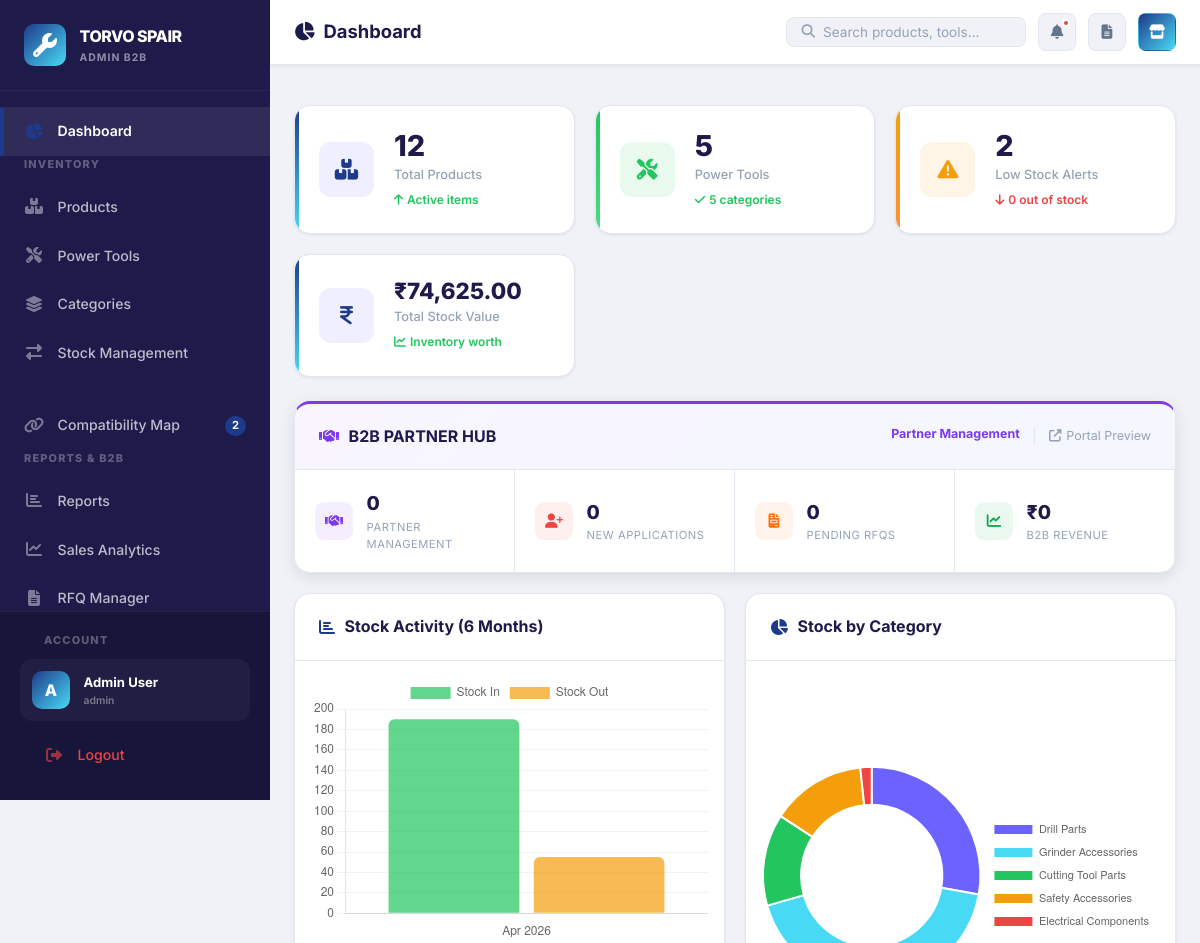
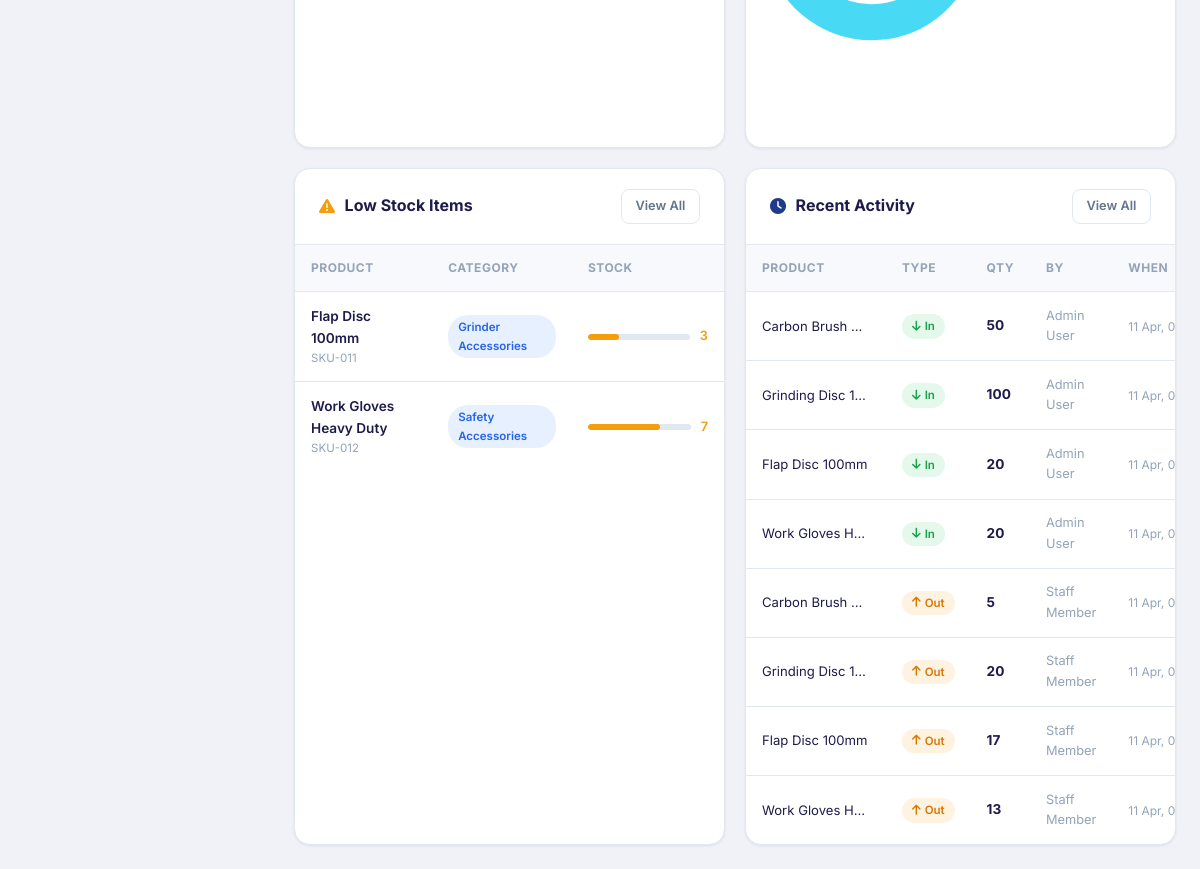
/pages/dashboard.php (signed in), run on the app's committed database (2 pictures, top to bottom).
### tables this page shows
CREATE TABLE IF NOT EXISTS settings (
    setting_key VARCHAR(100) PRIMARY KEY,
    setting_value TEXT,
    category ENUM('frontend', 'admin', 'system') DEFAULT 'frontend',
    updated_at TIMESTAMP DEFAULT CURRENT_TIMESTAMP ON UPDATE CURRENT_TIMESTAMP
);

CREATE TABLE IF NOT EXISTS products (
    id INT AUTO_INCREMENT PRIMARY KEY,
    name VARCHAR(150) NOT NULL,
    sku VARCHAR(100) UNIQUE,
    category_id INT NOT NULL,
    brand VARCHAR(100),
    price DECIMAL(10,2) DEFAULT 0.00,
    quantity INT DEFAULT 0,
    min_stock INT DEFAULT 5,
    description TEXT,
    image VARCHAR(255),
    barcode VARCHAR(100),
    status ENUM('active', 'inactive') DEFAULT 'active',
    created_at TIMESTAMP DEFAULT CURRENT_TIMESTAMP,
    updated_at TIMESTAMP DEFAULT CURRENT_TIMESTAMP ON UPDATE CURRENT_TIMESTAMP,
    FOREIGN KEY (category_id) REFERENCES categories(id) ON DELETE CASCADE
);

CREATE TABLE IF NOT EXISTS categories (
    id INT AUTO_INCREMENT PRIMARY KEY,
    name VARCHAR(100) NOT NULL,
    description TEXT,
    status ENUM('active', 'inactive') DEFAULT 'active',
    created_at TIMESTAMP DEFAULT CURRENT_TIMESTAMP,
    updated_at TIMESTAMP DEFAULT CURRENT_TIMESTAMP ON UPDATE CURRENT_TIMESTAMP
);

CREATE TABLE IF NOT EXISTS stock_logs (
    id INT AUTO_INCREMENT PRIMARY KEY,
    product_id INT NOT NULL,
    user_id INT NOT NULL,
    type ENUM('in', 'out') NOT NULL,
    quantity INT NOT NULL,
    previous_stock INT NOT NULL,
    current_stock INT NOT NULL,
    notes TEXT,
    invoice_id INT DEFAULT NULL,
    created_at TIMESTAMP DEFAULT CURRENT_TIMESTAMP,
    FOREIGN KEY (product_id) REFERENCES products(id) ON DELETE CASCADE,
    FOREIGN KEY (user_id) REFERENCES users(id) ON DELETE CASCADE
);

CREATE TABLE IF NOT EXISTS users (
    id INT AUTO_INCREMENT PRIMARY KEY,
    name VARCHAR(100) NOT NULL,
    email VARCHAR(150) NOT NULL UNIQUE,
    password VARCHAR(255) NOT NULL,
    role ENUM('admin', 'staff') DEFAULT 'staff',
    status ENUM('active', 'inactive') DEFAULT 'active',
    created_at TIMESTAMP DEFAULT CURRENT_TIMESTAMP,
    updated_at TIMESTAMP DEFAULT CURRENT_TIMESTAMP ON UPDATE CURRENT_TIMESTAMP
);

### pages/dashboard.php (the view, shortened to what the rows shown need)
<?php
include BASE_PATH . '/includes/header.php';
?>
<?php
$db = getDB();
$recentLogs = $db->query("
    SELECT sl.*, p.name AS product_name, u.name AS user_name, sl.type
    FROM stock_logs sl
    JOIN products p ON sl.product_id = p.id
    JOIN users u ON sl.user_id = u.id
    ORDER BY sl.created_at DESC LIMIT 8
")->fetchAll();
$lowStockProducts = $db->query("
    SELECT p.*, c.name AS category_name
    FROM products p
    JOIN categories c ON p.category_id = c.id
    WHERE p.quantity <= p.min_stock AND p.status='active'
    ORDER BY p.quantity ASC LIMIT 6
")->fetchAll();
$catChartData = $db->query("
    SELECT c.name, COALESCE(SUM(p.quantity),0) AS total_qty
    FROM categories c
    LEFT JOIN products p ON p.category_id = c.id AND p.status='active'
    WHERE c.status='active'
    GROUP BY c.id, c.name
")->fetchAll();
$monthlyData = $db->query("
    SELECT
        DATE_FORMAT(created_at, '%b %Y') AS month,
        SUM(CASE WHEN type='in' THEN quantity ELSE 0 END) AS stock_in,
        SUM(CASE WHEN type='out' THEN quantity ELSE 0 END) AS stock_out
    FROM stock_logs
    WHERE created_at >= DATE_SUB(NOW(), INTERVAL 6 MONTH)
    GROUP BY YEAR(created_at), MONTH(created_at)
    ORDER BY YEAR(created_at), MONTH(created_at)
")->fetchAll();
?>
<div class="page-body">
<div style="display:grid;grid-template-columns:1fr 1fr;gap:1.25rem;">
    <div class="card">
        <?php if (empty($lowStockProducts)): ?>
            <div class="empty-state"><i class="fas fa-check-circle" style="color:var(--success)"></i><h3>All stock levels are healthy!</h3></div>
        <?php else: ?>
        <div class="table-wrap">
            <table class="data-table">
                <thead><tr><th>Product</th><th>Category</th><th>Stock</th></tr></thead>
                <tbody>
                <?php foreach ($lowStockProducts as $p):
                    $pct = $p['min_stock'] > 0 ? min(100, ($p['quantity'] / $p['min_stock']) * 100) : 0;
                    $cls = $p['quantity'] == 0 ? 'stock-zero' : 'stock-low';
                ?>
                <tr>
                    <td>
                        <div style="font-weight:600;font-size:0.85rem;"><?= htmlspecialchars($p['name']) ?></div>
                        <div style="font-size:0.72rem;color:var(--text-muted);"><?= htmlspecialchars($p['sku']) ?></div>
                    </td>
                    <td><span class="badge-pill badge-info"><?= htmlspecialchars($p['category_name']) ?></span></td>
                    <td>
                        <div class="stock-bar-wrap <?= $cls ?>">
                            <div class="stock-bar"><div class="stock-bar-fill" style="width:<?= $pct ?>%"></div></div>
                            <span class="stock-qty" style="color:<?= $p['quantity']==0 ? 'var(--danger)' : 'var(--warning)' ?>">
                                <?= $p['quantity'] ?>
                            </span>
                        </div>
                    </td>
                </tr>
                <?php endforeach; ?>
                </tbody>
            </table>
        </div>
        <?php endif; ?>
    </div>
    <div class="card">
        <?php if (empty($recentLogs)): ?>
            <div class="empty-state"><i class="fas fa-inbox"></i><h3>No activity yet</h3></div>
        <?php else: ?>
        <div class="table-wrap">
            <table class="data-table">
                <thead><tr><th>Product</th><th>Type</th><th>Qty</th><th>By</th><th>When</th></tr></thead>
                <tbody>
                <?php foreach ($recentLogs as $log): ?>
                <tr>
                    <td style="max-width:140px;white-space:nowrap;overflow:hidden;text-overflow:ellipsis;font-size:0.82rem;">
                        <?= htmlspecialchars($log['product_name']) ?>
                    </td>
                    <td>
                        <?php if ($log['type'] === 'in'): ?>
                            <span class="badge-pill badge-success"><i class="fas fa-arrow-down"></i> In</span>
                        <?php else: ?>
                            <span class="badge-pill badge-warning"><i class="fas fa-arrow-up"></i> Out</span>
                        <?php endif; ?>
                    </td>
                    <td style="font-weight:700;font-size:0.85rem;"><?= $log['quantity'] ?></td>
                    <td style="font-size:0.8rem;color:var(--text-muted);"><?= htmlspecialchars($log['user_name']) ?></td>
                    <td style="font-size:0.75rem;color:var(--text-muted);white-space:nowrap;">
                        <?= date('d M, h:ia', strtotime($log['created_at'])) ?>
                    </td>
                </tr>
                <?php endforeach; ?>
                </tbody>
            </table>
        </div>
        <?php endif; ?>
    </div>
</div>
</div>
<script>
// Monthly Activity Chart
const monthlyLabels = <?= json_encode(array_column($monthlyData, 'month')) ?>;
const stockIn  = <?= json_encode(array_column($monthlyData, 'stock_in')) ?>;
const stockOut = <?= json_encode(array_column($monthlyData, 'stock_out')) ?>;
new Chart(document.getElementById('activityChart'), {
    type: 'bar',
    data: {
        labels: monthlyLabels.length ? monthlyLabels : ['No data'],
        datasets: [
            {
                label: 'Stock In',
                data: stockIn.length ? stockIn : [0],
                backgroundColor: 'rgba(34,197,94,0.7)',
                borderRadius: 6,
            },
            {
                label: 'Stock Out',
                data: stockOut.length ? stockOut : [0],
                backgroundColor: 'rgba(245,158,11,0.7)',
                borderRadius: 6,
            }
        ]
    },
    options: {
        responsive: true,
        plugins: { legend: { position: 'top' } },
        scales: {
            y: { beginAtZero: true, grid: { color: 'rgba(0,0,0,0.05)' } },
            x: { grid: { display: false } }
        }
    }
});
// Category Doughnut Chart
const catLabels = <?= json_encode(array_column($catChartData, 'name')) ?>;
const catQtys   = <?= json_encode(array_column($catChartData, 'total_qty')) ?>;
const catColors = ['#6c63ff','#48daf5','#22c55e','#f59e0b','#ef4444','#3b82f6'];
new Chart(document.getElementById('categoryChart'), {
    type: 'doughnut',
    data: {
        labels: catLabels,
        datasets: [{
            data: catQtys,
            backgroundColor: catColors,
            borderWidth: 2,
            borderColor: '#fff',
            hoverOffset: 8,
        }]
    },
    options: {
        responsive: true,
        cutout: '65%',
        plugins: {
            legend: { position: 'right', labels: { font: { size: 11 }, padding: 12 } }
        }
    }
});
</script>
<?php include BASE_PATH . '/includes/footer.php'; ?>

### includes/header.php (shortened to what the rows shown need)
<?php
require_once BASE_PATH . '/config/database.php';
?>
<!DOCTYPE html>
<html lang="en">
<head>
    <link rel="stylesheet" href="https://cdnjs.cloudflare.com/ajax/libs/font-awesome/6.5.0/css/all.min.css">
    <link rel="stylesheet" href="<?= APP_URL ?>/assets/css/style.css">
</head>
<body>
<div class="app-layout">
<aside class="sidebar" id="sidebar">
    <div class="sidebar-header">
        <a href="<?= APP_URL ?>/pages/dashboard.php" class="sidebar-logo">
            <div class="logo-text">
                <span class="logo-main"><?= getSetting('site_title', 'TORVO SPAIR') ?></span>
                <span class="logo-sub">ADMIN B2B</span>
            </div>
        </a>
    </div>
</aside>
<div class="main-content">

### data on the page
settings: setting_value "TORVO SPAIR"
products: name "Flap Disc 100mm", sku "SKU-011", category.name "Grinder Accessories", min_stock 10 (drawn), quantity "3"
products: name "Work Gloves Heavy Duty", sku "SKU-012", category.name "Safety Accessories", min_stock 10 (drawn), quantity "7"
stock_logs: product.name "Carbon Brush…", type "in" (drawn), quantity "50", user.name "Admin User", created_at "11 Apr,…"
stock_logs: product.name "Grinding Disc 1…", type "in" (drawn), quantity "100", user.name "Admin User", created_at "11 Apr,…"
stock_logs: product.name "Flap Disc 100mm", type "in" (drawn), quantity "20", user.name "Admin User", created_at "11 Apr,…"
stock_logs: product.name "Work Gloves H…", type "in" (drawn), quantity "20", user.name "Admin User", created_at "11 Apr,…"
stock_logs: product.name "Carbon Brush…", type "out" (drawn), quantity "5", user.name "Staff Member", created_at "11 Apr,…"
stock_logs: product.name "Grinding Disc 1…", type "out" (drawn), quantity "20", user.name "Staff Member", created_at "11 Apr,…"
stock_logs: product.name "Flap Disc 100mm", type "out" (drawn), quantity "17", user.name "Staff Member", created_at "11 Apr,…"
stock_logs: product.name "Work Gloves H…", type "out" (drawn), quantity "13", user.name "Staff Member", created_at "11 Apr,…"

### other printed values
$initials "A"
$user['name'] "Admin User"
$user['role'] "admin"
$pageTitle "Dashboard"
$totalProducts "12"
$totalTools "5"
$totalCats "5"
$lowStockItems "2"
$outOfStock "0"
formatCurrency($totalStockValue) "₹74,625.00"
$val "0"
$label "PARTNER MANAGEMENT"
$label "NEW APPLICATIONS"
$label "PENDING RFQS"
$val "₹0"
